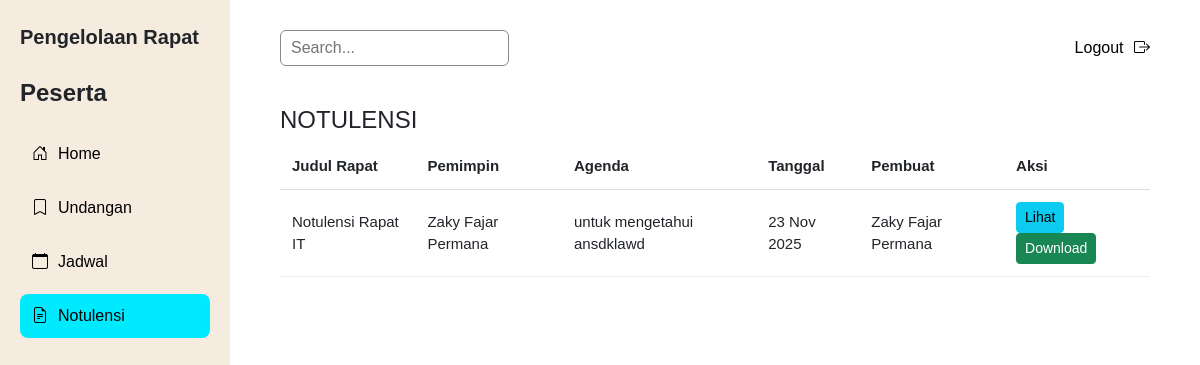
Screenshot of /peserta_rapat/notulensi.php (signed in) with the database file from the repository.
### tables this page shows
CREATE TABLE `minutes` (
  `id` int(11) NOT NULL,
  `title` varchar(255) NOT NULL,
  `agenda` text DEFAULT NULL,
  `discussion` text DEFAULT NULL,
  `decisions` text DEFAULT NULL,
  `follow_up` text DEFAULT NULL,
  `notes` text DEFAULT NULL,
  `status` enum('draft','review','completed') DEFAULT 'draft',
  `created_at` timestamp NOT NULL DEFAULT current_timestamp(),
  `created_by` varchar(255) NOT NULL
);

### peserta_rapat/notulensi.php (the view, shortened to what this page needs)
<?php
include '../koneksi.php';
$search = isset($_GET['search']) ? $_GET['search'] : '';
$sql = "SELECT * FROM minutes
        WHERE title LIKE '%$search%'
        OR created_by LIKE '%$search%'
        OR agenda LIKE '%$search%'
        ORDER BY created_at DESC";
$result = mysqli_query($koneksi, $sql);
?>
<!DOCTYPE html>
<html lang="id">
<head>
  <link href="https://cdn.jsdelivr.net/npm/bootstrap@5.3.3/dist/css/bootstrap.min.css" rel="stylesheet">
  <link href="https://cdn.jsdelivr.net/npm/bootstrap-icons@1.11.3/font/bootstrap-icons.css" rel="stylesheet">
</head>
<body>
<div class="sidebar">
  <h5>Pengelolaan Rapat</h5>
  <h4 class="fw-bold mb-4">Peserta</h4>
  <a href="biodata.php"><i class="bi bi-house-door"></i>Home</a>
  <a href="undangan.php"><i class="bi bi-bookmark"></i>Undangan</a>
  <a href="jadwal.php"><i class="bi bi-calendar"></i>Jadwal</a>
  <a href="notulensi.php" class="active"><i class="bi bi-file-earmark-text"></i>Notulensi</a>
</div>
<div class="main-content">
  <div class="topbar">
    <form method="GET">
      <input type="text" name="search" placeholder="Search..." value="<?= $search ?>">
    </form>
    <a href="../logout.php" class="logout">Logout <i class="bi bi-box-arrow-right"></i></a>
  </div>
  <h4>NOTULENSI</h4>
  <table>
    <thead>
      <tr>
        <th>Judul Rapat</th>
        <th>Pemimpin</th>
        <th>Agenda</th>
        <th>Tanggal</th>
        <th>Pembuat</th>
        <th>Aksi</th>
      </tr>
    </thead>
    <tbody>
      <?php
      if(mysqli_num_rows($result) > 0){
          while($row = mysqli_fetch_assoc($result)){ ?>
            <tr>
              <td><?= $row['title'] ?></td>
              <td><?= $row['created_by'] ?></td>
              <td><?= $row['agenda'] ?></td>
              <td><?= date("d M Y", strtotime($row['created_at'])) ?></td>
              <td><?= $row['created_by'] ?></td>
              <td>
                <a href="view_notulen.php?id=<?= $row['id'] ?>" class="btn btn-sm btn-info">Lihat</a>
                <a href="download_notulen.php?id=<?= $row['id'] ?>" class="btn btn-sm btn-success">Download</a>
              </td>
            </tr>
      <?php   }
      } else {
          echo "<tr><td colspan='6' class='text-center'>Tidak ada data</td></tr>";
      }
      ?>
    </tbody>
  </table>
</div>
</body>
</html>

### peserta_rapat/notulensi.php (style rules this page uses)
body { font-family: 'Poppins', sans-serif; background-color: #ffffff; }
.sidebar { width: 230px; background-color: #f6ebdf; min-height: 100vh; position: fixed; left: 0; top: 0; padding: 25px 20px; }
.sidebar h5 { font-weight: 600; margin-bottom: 30px; }
.sidebar a { display: flex; align-items: center; padding: 10px 12px; border-radius: 8px; text-decoration: none; color: #000; font-weight: 500; margin-bottom: 10px; }
.sidebar a.active { background-color: #00eaff; color: #000; }
.sidebar a i { margin-right: 10px; }
.main-content { margin-left: 230px; padding: 30px 50px; }
.topbar { display: flex; justify-content: space-between; align-items: center; margin-bottom: 40px; }
.topbar input { border: 1px solid #888; border-radius: 6px; padding: 5px 10px; outline: none; }
.logout { color: #000; text-decoration: none; font-weight: 500; }
.logout i { margin-left: 6px; }
table { width: 100%; border-collapse: collapse; font-size: 15px; }
th { text-align: left; padding: 12px; border-bottom: 1px solid #ddd; font-weight: 600; }
td { padding: 12px; border-bottom: 1px solid #eee; }

### rows the page displays
minutes: title "Notulensi Rapat IT", created_by "Zaky Fajar Permana", agenda "untuk mengetahui ansdklawd", created_at "23 Nov 2025"
